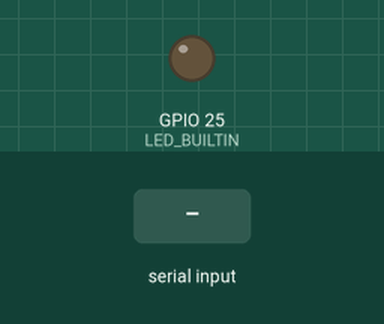
The sketch below on a simulated ESP32. On the bench: output pins drawn as LEDs (lit = HIGH). The test bench sets the inputs (shaded band).

Above: at 1.3 s.
1.4 s: "1" received over the second serial link
At 1.9 s:
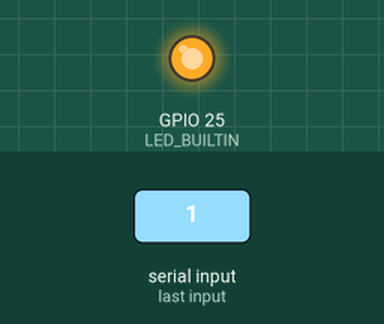
Timing chart, 0 to 4.4 s (numbered marks = the images above; inputs shaded):
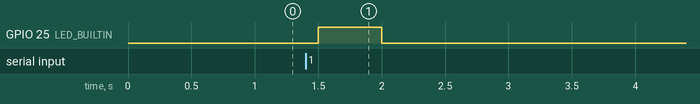

Measured:
- after the input at 1.4 s, GPIO 25 (LED_BUILTIN): LOW → HIGH after 0.10 s, → LOW 0.50 s later

The sketch:

Main_board.ino
```cpp
#define LED_BUILTIN 25

void setup()
{
  pinMode(LED_BUILTIN, OUTPUT);      // set LED pin as output
  digitalWrite(LED_BUILTIN, LOW);    // switch off LED pin

  Serial1.begin(9600);            // initialize UART with baud rate of 9600
}

void loop() // run over and over
{
  while (Serial1.available() >= 0) {
    char receivedData = Serial1.read();   // read one byte from serial buffer and save to receivedData
    if (isDigit(receivedData)) {
      digitalWrite(LED_BUILTIN, HIGH);    // switch LED On
      delay(500);
    }
    else
    {
      digitalWrite(LED_BUILTIN, LOW);
      delay(500);
    }
  }
}
```
